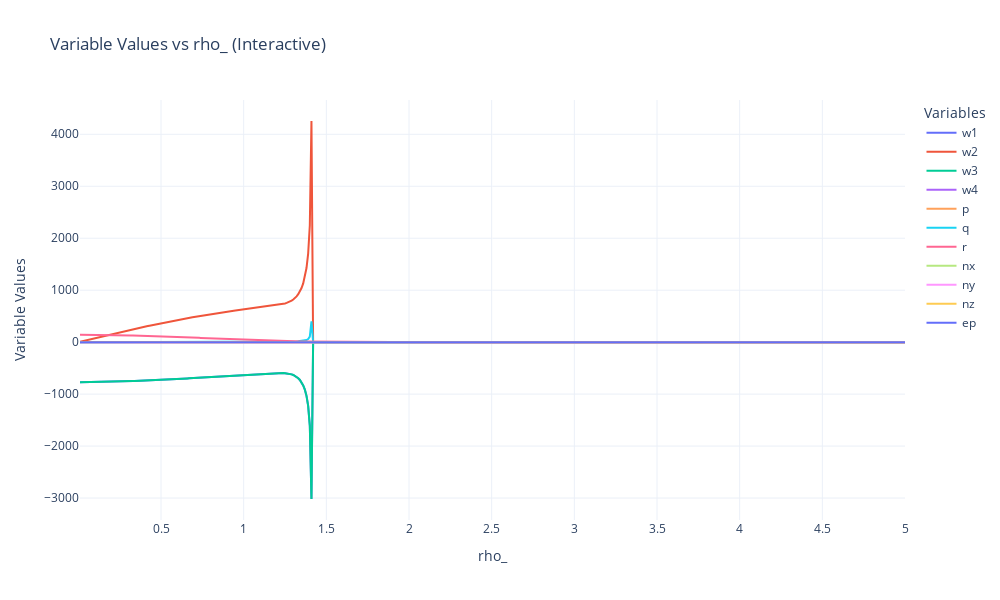

The notebook cell saved with this chart:
### Code cell
import numpy as np
import plotly.graph_objects as go

# Assuming solve_equilibrium_equations is defined and accessible
def plot_equilibrium_equations_interactive(columns = ['w1', 'w2', 'w3', 'w4', 'p', 'q', 'r', 'nx', 'ny', 'nz', 'ep']):
    rho_values = np.arange(0.01, 5.01, 0.01)  # rho_ from 0.01 to 5.00
    initial_guess = 0.01  # Initial guess for the first iteration
    results = {key: [] for key in columns}
    
    for rho_ in rho_values:
        __new_sol__ = solve_equilibrium_equations(failed_motor=4, rho_=rho_, initial_guess=initial_guess)
        new_sol = __new_sol__[0]
        obj_sol = __new_sol__[1]
        initial_guess = abs(new_sol['ep'])  # Update initial guess to the last value of ep
        for key in results.keys():
            results[key].append(new_sol[key])
    
    # Create an interactive plot
    fig = go.Figure()
    
    # Add traces for each variable
    for key, values in results.items():
        fig.add_trace(go.Scatter(
            x=rho_values, 
            y=values, 
            mode='lines', 
            name=key, 
            hovertemplate=key+': %{y:.4f} <br> rho_: %{x:.2f}<extra></extra>'
        ))
    
    # Set plot layout
    fig.update_layout(
        title="Variable Values vs rho_ (Interactive)",
        xaxis_title="rho_",
        yaxis_title="Variable Values",
        legend_title="Variables",
        template="plotly_white",
        width=1000,
        height=600
    )
    
    # Show the plot
    fig.show()
    return results

results = plot_equilibrium_equations_interactive()

### Figure 1 — Plotly figure (JSON) as saved in the notebook; plotly's stock layout.template omitted (floating-point values rounded to 4 significant figures; data arrays with more than 128 entries replaced by an {"elided": "..."} marker saying what was removed)
{"data": [{"hovertemplate": "w1: %{y:.4f} <br> rho_: %{x:.2f}<extra></extra>", "mode": "lines", "name": "w1", "type": "scatter", "x": {"elided": "500 float values"}, "y": {"elided": "500 float values"}}, {"hovertemplate": "w2: %{y:.4f} <br> rho_: %{x:.2f}<extra></extra>", "mode": "lines", "name": "w2", "type": "scatter", "x": {"elided": "500 float values"}, "y": {"elided": "500 float values"}}, {"hovertemplate": "w3: %{y:.4f} <br> rho_: %{x:.2f}<extra></extra>", "mode": "lines", "name": "w3", "type": "scatter", "x": {"elided": "500 float values"}, "y": {"elided": "500 float values"}}, {"hovertemplate": "w4: %{y:.4f} <br> rho_: %{x:.2f}<extra></extra>", "mode": "lines", "name": "w4", "type": "scatter", "x": {"elided": "500 float values"}, "y": {"elided": "500 int values"}}, {"hovertemplate": "p: %{y:.4f} <br> rho_: %{x:.2f}<extra></extra>", "mode": "lines", "name": "p", "type": "scatter", "x": {"elided": "500 float values"}, "y": {"elided": "500 int values"}}, {"hovertemplate": "q: %{y:.4f} <br> rho_: %{x:.2f}<extra></extra>", "mode": "lines", "name": "q", "type": "scatter", "x": {"elided": "500 float values"}, "y": {"elided": "500 float values"}}, {"hovertemplate": "r: %{y:.4f} <br> rho_: %{x:.2f}<extra></extra>", "mode": "lines", "name": "r", "type": "scatter", "x": {"elided": "500 float values"}, "y": {"elided": "500 float values"}}, {"hovertemplate": "nx: %{y:.4f} <br> rho_: %{x:.2f}<extra></extra>", "mode": "lines", "name": "nx", "type": "scatter", "x": {"elided": "500 float values"}, "y": {"elided": "500 int values"}}, {"hovertemplate": "ny: %{y:.4f} <br> rho_: %{x:.2f}<extra></extra>", "mode": "lines", "name": "ny", "type": "scatter", "x": {"elided": "500 float values"}, "y": {"elided": "500 float values"}}, {"hovertemplate": "nz: %{y:.4f} <br> rho_: %{x:.2f}<extra></extra>", "mode": "lines", "name": "nz", "type": "scatter", "x": {"elided": "500 float values"}, "y": {"elided": "500 float values"}}, {"hovertemplate": "ep: %{y:.4f} <br> rho_: %{x:.2f}<extra></extra>", "mode": "lines", "name": "ep", "type": "scatter", "x": {"elided": "500 float values"}, "y": {"elided": "500 float values"}}], "layout": {"height": 600, "legend": {"title": {"text": "Variables"}}, "title": {"text": "Variable Values vs rho_ (Interactive)"}, "width": 1000, "xaxis": {"title": {"text": "rho_"}}, "yaxis": {"title": {"text": "Variable Values"}}}}
